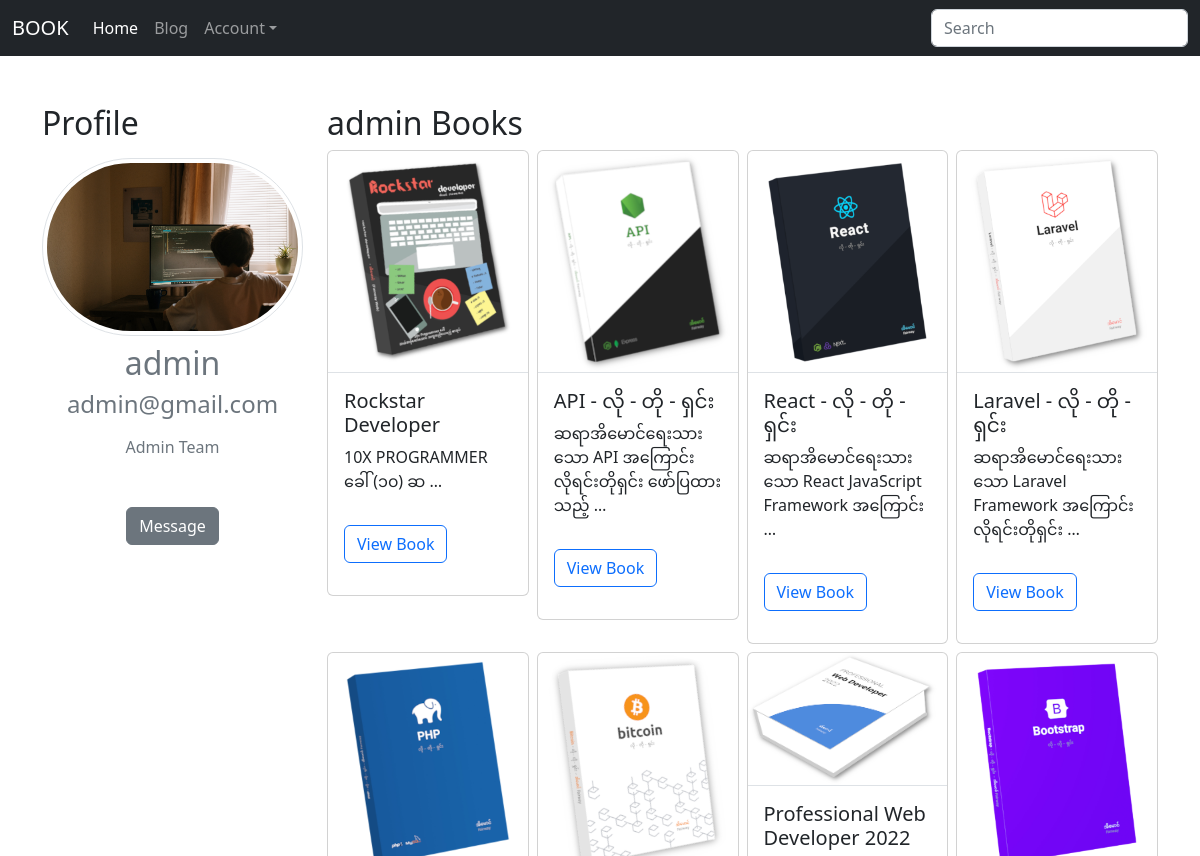
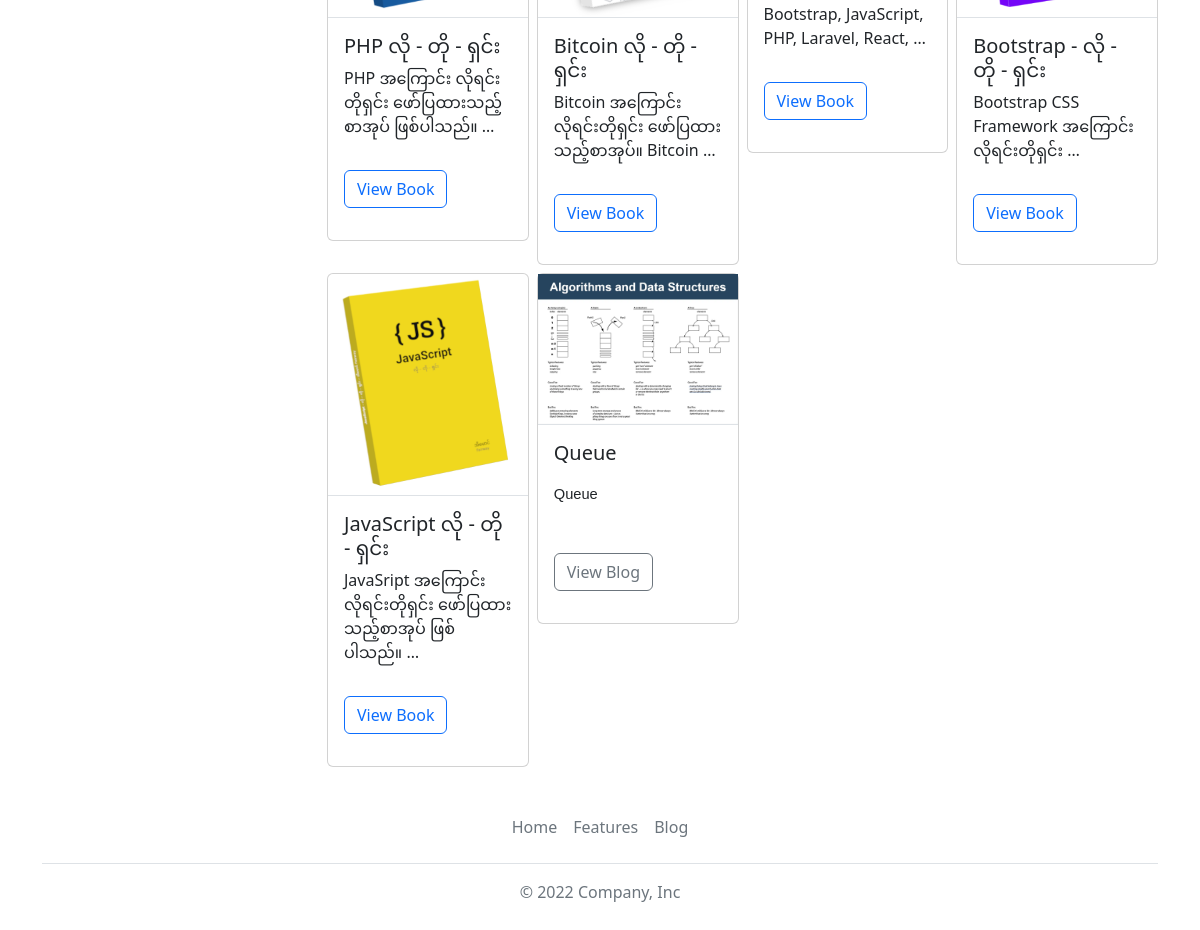
Page /user/1 on the committed database (2 pictures, top to bottom).
### accounts/models.py (models this page shows, shortened)
class Profile(models.Model):
    user = models.OneToOneField(User, on_delete=models.CASCADE)
    bio = models.CharField(max_length=254, blank=True, null=True)
    picture = models.ImageField(upload_to="profile", default="img/default.png")

### book/models.py (models this page shows, shortened)
class Book(models.Model):
    title = models.CharField(max_length=200)
    author = models.CharField(max_length=100, null=True, blank=True)
    user = models.ForeignKey(User, on_delete=models.CASCADE)
    description = models.TextField(null=True, blank=True)
    slug = models.SlugField()
    file = models.FileField(upload_to="books", null=True, blank=True)
    cover = models.ImageField(upload_to="images", default="img/book.jpg")
    link = models.CharField(max_length=2084, null=True, blank=True)
    tags = models.ManyToManyField(Tag, blank=True)
    created_date = models.DateTimeField(default=timezone.now)
    edited_date = models.DateTimeField(auto_now_add=True)

### blog/models.py (models this page shows, shortened)
class Blog(models.Model):
    STATUS_CHOICE = (
        (0, "Draft"),
        (1, "Public"),
    )
    title = models.CharField(max_length=254)
    user = models.ForeignKey(User, on_delete=models.CASCADE)
    slug = models.SlugField()
    body = RichTextUploadingField(blank=True)
    created_date = models.DateTimeField(default=timezone.now)
    edited_date = models.DateTimeField(auto_now_add=True)
    tags = models.ManyToManyField(Tag, blank=True)
    image = models.ImageField(upload_to=None, null=True, blank=True)
    status = models.IntegerField(choices=STATUS_CHOICE, default=0)

### book/views.py (the view)
# urls.py: path("user/<int:pk>", views.book_user_profile, name="book_user_profile"),
def book_user_profile(request, pk):
    book_user = User.objects.get(id=pk)
    books = Book.objects.filter(user=book_user)[::-1]
    posts = Blog.objects.filter(user=book_user)[::-1]
    context = {
        "bookuser": book_user,
        "books": books,
        "posts": posts,
    }
    return render(request, "book/book_user_profile.html", context)

### templates/book/book_user_profile.html (shortened to what this page needs)
{% extends 'base.html' %}
{% block content %}
  	<div class="container">
  		<div class="row mt-5">
  			<div class="col-lg-3 mb-5">
  				<h2 class="text-capitalize">Profile</h2>
  				<div class="text-center mt-3">
  					<img src="{{ bookuser.profile.picture.url }}" class="img-thumbnail rounded-pill mb-2" alt="{{ bookuser.username }}">
  					<h2 class="text-muted mb-2">{{ bookuser.username }}</h2>
  					<h4 class="text-muted mb-3">{{ bookuser.email }}</h4>
  					<p class="text-muted mb-5">{{ bookuser.profile.bio }}</p>
  					<a href="{% url 'book:content'%}" class="btn btn-secondary">Message</a>
  				</div>
  			</div>
  			<div class="col-lg-9">
  				<h2 class="">{{bookuser.username}} Books</h2>
  				<div class="row g-2">
  					{% for book in books %}
  					<div class="col-12 col-md-6 col-lg-3">
  						<div class="card" style="width: ;">
						    <a href="{% url 'book:book_detail' book.slug %}">
						    	<img src="{{ book.cover.url }}" class="w-100 border-bottom" alt="{{ book.title }}">
						    </a>
						    <div class="card-body">
						        <h5 class="card-title mb-2">{{ book.title }}</h5>
						        <p class="card-text">{{ book.description|truncatewords:"5"}}</p>
						    </div>
						    <div class="card-body">
						    	<div class="d-flex justify-content-between">
						    		{% if request.user.is_authenticated  %}
						    		<p><a class="link-info" href="{% url 'book:book_edit' book.slug %}">Edit</a></p>
						    		<p><a class="btn btn-outline-primary" href="{% url 'book:book_detail' book.slug %}">View Book</a></p>
						    		<p><a class="link-danger" href="{% url 'book:check' book.slug %}">Delete</a></p>
						    		{% else %}
						    		<p><a class="btn btn-outline-primary" href="{% url 'book:book_detail' book.slug %}">View Book</a></p>
						    		{% endif %}
						    	</div>
						    </div>
						</div>
  					</div>
  					{% endfor %}
  					{% for post in posts %}
  					<div class="col-12 col-md-6 col-lg-3">
  						<div class="card" style="width: ;">
						    <a href="{% url 'blog:detail' post.slug %}">
						    	<img src="{{ post.image.url }}" class="w-100 border-bottom" alt="{{ post.title }}">
						    </a>
						    <div class="card-body">
						        <h5 class="card-title mb-2">{{ post.title }}</h5>
						        <p class="card-text">{{ post.body|truncatewords:"5" |safe}}</p>
						    </div>
						    <div class="card-body">
						    	<div class="d-flex justify-content-between">
						    		{% if request.user.is_authenticated  %}
						    			<p><a class="link-info" href="{% url 'blog:blog_edit' post.slug %}">Edit</a></p>
						    			<p><a class="btn btn-outline-secondary" href="{% url 'blog:detail' post.slug %}">View Blog</a></p>
						    			<p><a class="link-danger" href="{% url 'blog:blog_check' post.slug %}">Delete</a></p>
						    		{% else %}
						    			<p><a class="btn btn-outline-secondary" href="{% url 'blog:detail' post.slug %}">View Blog</a></p>
						    		{% endif %}
						    	</div>
						    </div>
						</div>
  					</div>
  					{% endfor %}
  				</div>
	    	</div>
  		</div>
  	</div>
{% endblock %}

### rows in the picture
Book: cover (picture), title "Rockstar Developer", description "10X PROGRAMMER ခေါ် (၁၀) ဆ …"
Book: cover (picture), title "API - လို - တို - ရှင်း", description "ဆရာအိမောင်ရေးသားသော API အကြောင်း လိုရင်းတိုရှင်း ဖော်ပြထားသည့် …"
Book: cover (picture), title "React - လို - တို - ရှင်း", description "ဆရာအိမောင်ရေးသားသော React JavaScript Framework အကြောင်း …"
Book: cover (picture), title "Laravel - လို - တို - ရှင်း", description "ဆရာအိမောင်ရေးသားသော Laravel Framework အကြောင်း လိုရင်းတိုရှင်း …"
Book: cover (picture), title "PHP လို - တို - ရှင်း", description "PHP အကြောင်း လိုရင်းတိုရှင်း ဖော်ပြထားသည့်စာအုပ် ဖြစ်ပါသည်။ …"
Book: cover (picture), title "Bitcoin လို - တို - ရှင်း", description "Bitcoin အကြောင်း လိုရင်းတိုရှင်း ဖော်ပြထားသည့်စာအုပ်။ Bitcoin …"
Book: cover (picture), title "Professional Web Developer 2022", description "Bootstrap, JavaScript, PHP, Laravel, React, …"
Book: cover (picture), title "Bootstrap - လို - တို - ရှင်း", description "Bootstrap CSS Framework အကြောင်း လိုရင်းတိုရှင်း …"
Book: cover (picture), title "JavaScript လို - တို - ရှင်း", description "JavaSript အကြောင်း လိုရင်းတိုရှင်း ဖော်ပြထားသည့်စာအုပ် ဖြစ်ပါသည်။ …"
Blog: image (picture), title "Queue", body "Queue"

### other values in the picture
{{ bookuser.username }} "admin"
{{ bookuser.email }} "admin@gmail.com"
{{ bookuser.profile.bio }} "Admin Team"
